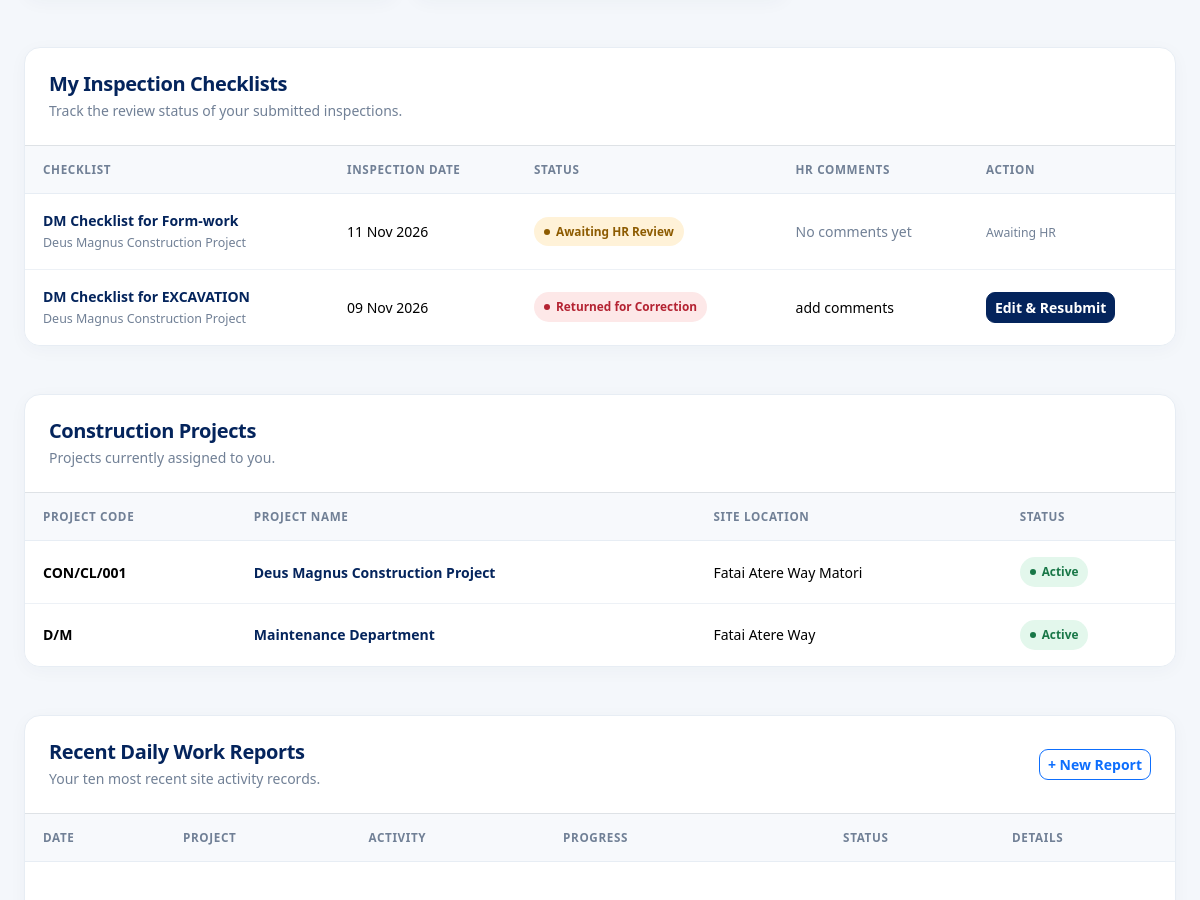
/site-checkbook/ (signed in, middle part), run on an earlier commit of the app's database.
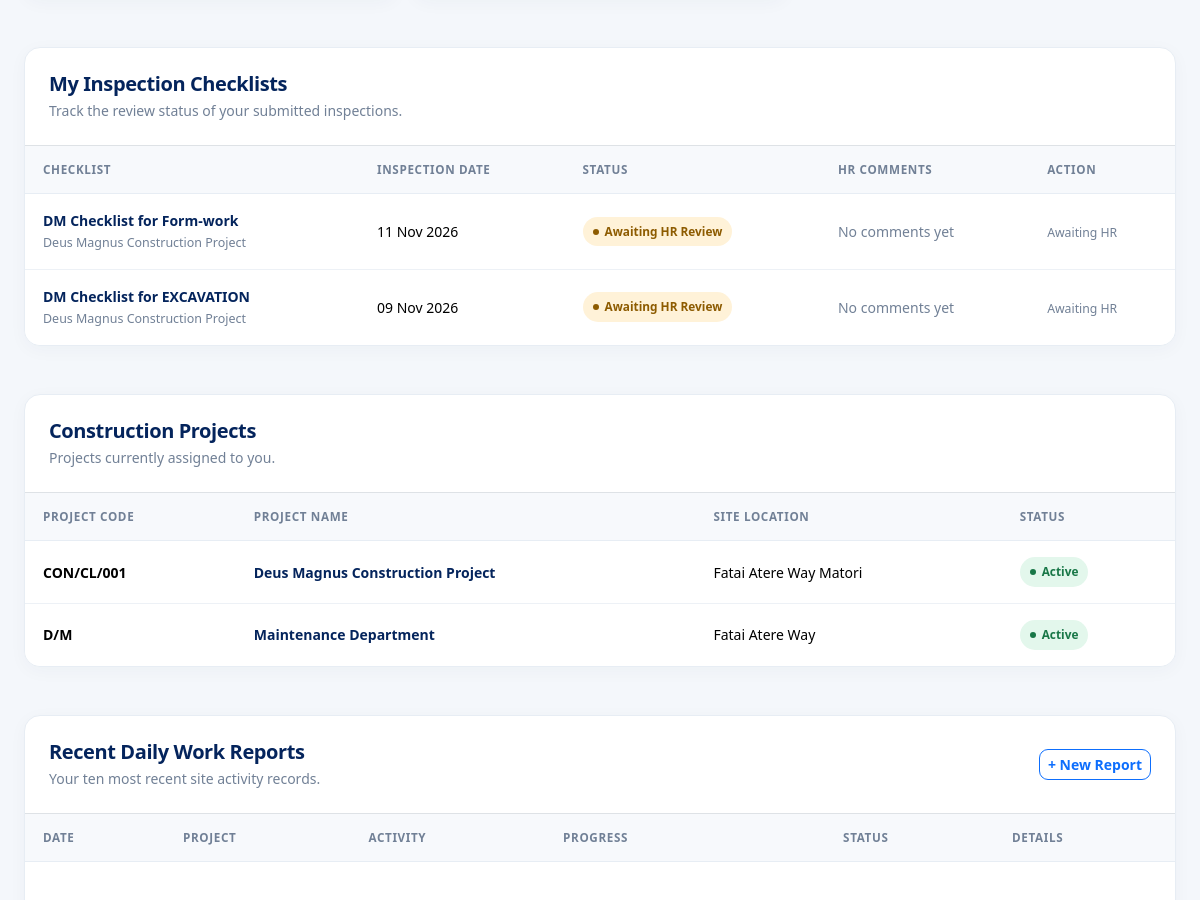
And on a later commit of the database.
### site_checkbook/models.py (models this page shows, shortened)
class ChecklistSubmission(models.Model):
    STATUS_CHOICES = [
        ("submitted", "Submitted"),
        ("reviewed", "Reviewed"),
        ("returned", "Returned for Correction"),
    ]
    checklist = models.ForeignKey(
        Checklist,
        on_delete=models.PROTECT,
        related_name="submissions",
    )
    engineer = models.ForeignKey(
        settings.AUTH_USER_MODEL,
        on_delete=models.PROTECT,
        related_name="checklist_submissions",
    )
    project = models.ForeignKey(
        Project,
        on_delete=models.PROTECT,
        related_name="checklist_submissions",
    )
    inspection_date = models.DateField()
    status = models.CharField(
        max_length=20,
        choices=STATUS_CHOICES,
        default="submitted",
    )
    inspection_date = models.DateField()
    current_location = models.CharField(
        max_length=255,
        blank=True,
        help_text="Enter the exact location where the inspection is taking place."
    )
    submitted_at = models.DateTimeField(auto_now_add=True)
    reviewed_at = models.DateTimeField(null=True, blank=True)
    review_comments = models.TextField(blank=True)
    class Meta:
        ordering = ["-submitted_at"]

class Checklist(models.Model):
    department = models.ForeignKey(
        Department,
        on_delete=models.PROTECT,
        related_name="checklists",
    )
    title = models.CharField(max_length=200)
    description = models.TextField(blank=True)
    is_active = models.BooleanField(default=True)
    created_at = models.DateTimeField(auto_now_add=True)
    class Meta:
        ordering = ["department__name", "title"]

class Project(models.Model):
    name = models.CharField(max_length=200)
    project_code = models.CharField(max_length=50, unique=True)
    client = models.CharField(max_length=200, blank=True)
    site_location = models.CharField(max_length=255)
    description = models.TextField(blank=True)
    engineers = models.ManyToManyField(
        settings.AUTH_USER_MODEL,
        related_name="checkbook_projects",
        blank=True,
    )
    is_active = models.BooleanField(default=True)
    created_at = models.DateTimeField(auto_now_add=True)
    class Meta:
        ordering = ["name"]

### site_checkbook/views.py (the view)
# urls.py: path("", views.dashboard, name="dashboard"),
@login_required
def dashboard(request):
    user = request.user
    reviewer = is_hr_reviewer(user)
    if reviewer:
        projects = Project.objects.filter(is_active=True)
        activities = SiteActivity.objects.select_related(
            "project",
            "engineer",
        )
    else:
        projects = Project.objects.filter(
            engineers=user,
            is_active=True,
        ).distinct()
        activities = SiteActivity.objects.filter(
            engineer=user,
            project__in=projects,
        ).select_related(
            "project",
            "engineer",
        )
    activities = activities.order_by(
        "-activity_date",
        "-created_at",
    )
    today = timezone.localdate()
    checklist_categories = (
        Department.objects
        .filter(
            is_active=True,
            checklists__is_active=True,
        )
        .distinct()
        .prefetch_related("checklists")
        .order_by("name")
    )
    my_checklist_submissions = (
        ChecklistSubmission.objects
        .filter(engineer=user)
        .select_related("checklist", "project")
        .order_by("-inspection_date", "-pk")[:10]
    )
    context = {
        "projects": projects,
        "activities": activities[:10],
        "total_projects": projects.count(),
        "total_activities": activities.count(),
        "pending_reviews": activities.filter(
            status="submitted",
        ).count(),
        "today_activities": activities.filter(
            activity_date=today,
        ).count(),
        "is_reviewer": reviewer,
        "can_manage_projects": can_manage_projects(user),
        "checklist_categories": checklist_categories,
        "my_checklist_submissions": my_checklist_submissions,
    }
    return render(
        request,
        "site_checkbook/dashboard.html",
        context,
    )

### site_checkbook/permissions.py (called while the page is built)
def can_manage_projects(user):
    if not user.is_authenticated:
        return False
    return (
        user.is_superuser
        or user.groups.filter(
            name__in=["HR", "Supervisors", "Project Managers"]
        ).exists()
    )

### site_checkbook/views.py (called while the page is built)
def is_hr_reviewer(user):
    return (
        user.is_authenticated
        and (
            user.is_superuser
            or user.groups.filter(name__in=["HR", "Supervisors"]).exists()
        )
    )

### templates/site_checkbook/dashboard.html (shortened to what the changed rows need)
<!DOCTYPE html>
<html lang="en">
<head>
    <link href="https://cdn.jsdelivr.net/npm/bootstrap@5.3.3/dist/css/bootstrap.min.css" rel="stylesheet">
</head>
<body>
<main class="container-fluid page-wrap px-3 px-lg-4 py-4 py-lg-5">
    {% if not is_reviewer %}
    <section class="panel overflow-hidden mb-4 mb-lg-5">
        <div class="p-3 p-lg-4 border-bottom">
            <h2 class="section-title h5 mb-1">My Inspection Checklists</h2>
        </div>
        <div class="table-responsive">
            <table class="table">
                <thead>
                    <thead>
                    <tr>
                        <th>Checklist</th>
                        <th>Inspection Date</th>
                        <th>Status</th>
                        <th>HR Comments</th>
                        <th>Action</th>
                    </tr>
                </thead>
                </thead>
                <tbody>
                    {% for submission in my_checklist_submissions %}
                    <tr>
                        <td>
                            <span class="record-title">
                                {{ submission.checklist.title }}
                            </span>
                            {% if submission.project %}
                            <div class="record-subtitle">
                                {{ submission.project.name }}
                            </div>
                            {% endif %}
                        </td>
                        <td class="text-nowrap">
                            {{ submission.inspection_date|date:"d M Y" }}
                        </td>
                        <td>
                            {% if submission.status == "submitted" %}
                                <span class="status-pill status-submitted">
                                    Awaiting HR Review
                                </span>
                            {% elif submission.status == "reviewed" %}
                                <span class="status-pill status-reviewed">
                                    Reviewed by HR
                                </span>
                            {% elif submission.status == "returned" %}
                                <span class="status-pill status-returned">
                                    Returned for Correction
                                </span>
                            {% else %}
                                <span class="status-pill status-draft">
                                    {{ submission.get_status_display }}
                                </span>
                            {% endif %}
                        </td>
                        <td>
                            {% if submission.review_comments %}
                                {{ submission.review_comments }}
                            {% else %}
                                <span class="muted">No comments yet</span>
                            {% endif %}
                        </td>
                        <td class="text-nowrap">
                            {% if submission.status == "returned" %}
                                <a href="{% url 'site_checkbook:edit_checklist_submission' submission.pk %}"
                                class="btn btn-sm btn-primary">
                                    Edit &amp; Resubmit
                                </a>
                            {% elif submission.status == "submitted" %}
                                <span class="small muted">Awaiting HR</span>
                            {% elif submission.status == "reviewed" %}
                                <span class="small text-success fw-semibold">Reviewed</span>
                            {% endif %}
                        </td>
                    </tr>
                    {% endfor %}
                </tbody>
            </table>
        </div>
    </section>
    {% endif %}
    <section class="panel overflow-hidden mb-4 mb-lg-5">
        <div class="d-flex flex-wrap justify-content-between align-items-center gap-3 p-3 p-lg-4 border-bottom">
            <div>
                <h2 class="section-title h5 mb-1">Construction Projects</h2>
            </div>
        </div>
        <div class="table-responsive">
            <table class="table">
                <thead>
                    <tr>
                        <th>Project Code</th>
                        <th>Project Name</th>
                        <th>Site Location</th>
                        <th>Status</th>
                    </tr>
                </thead>
            </table>
        </div>
    </section>
    <section class="panel overflow-hidden">
        <div class="d-flex flex-wrap justify-content-between align-items-center gap-3 p-3 p-lg-4 border-bottom">
            <div>
                <h2 class="section-title h5 mb-1">Recent Daily Work Reports</h2>
            </div>
        </div>
        <div class="table-responsive">
            <table class="table">
                <thead>
                    <tr>
                        <th>Date</th>
                        <th>Project</th>
                        <th>Activity</th>
                        <th style="min-width:135px;">Progress</th>
                        <th>Status</th>
                        <th>Details</th>
                    </tr>
                </thead>
            </table>
        </div>
    </section>
</main>
</body>
</html>

What changed in the data, as far as the page shows it:
changed ChecklistSubmission "09 Nov 2026": review_comments "add comments" → (not shown); status "Returned for Correction Edit & Resubmit" → "Awaiting HR Review Awaiting HR"; now shows "No comments yet"
